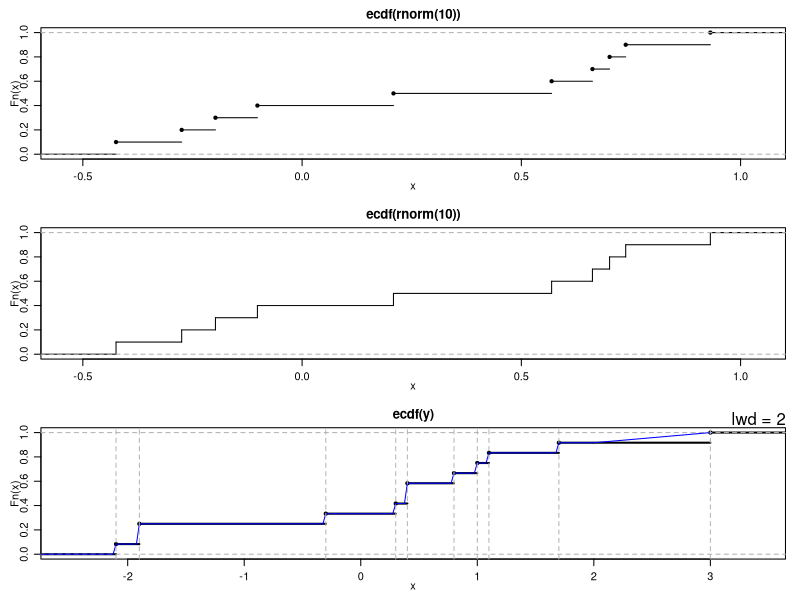
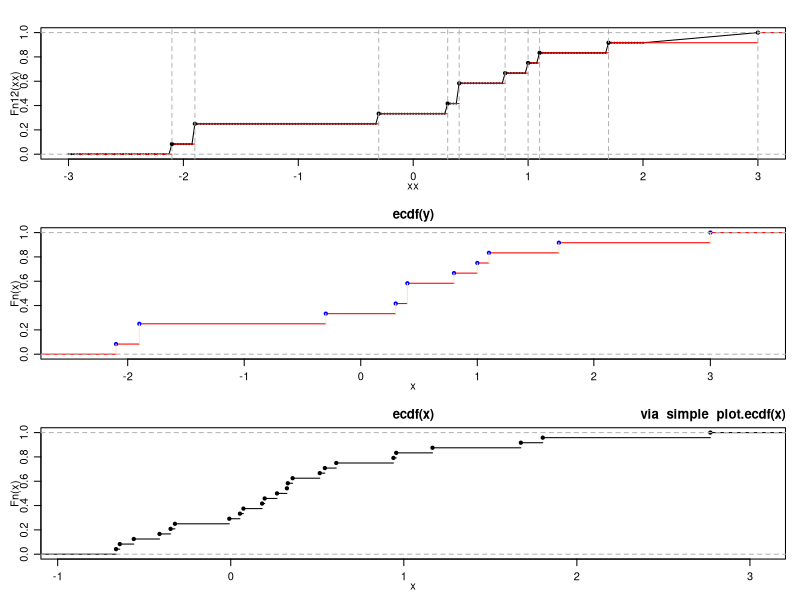

Generate these figures, in order, with R:
##-- Simple didactical  ecdf  example :
x <- rnorm(12)
Fn <- ecdf(x)
Fn     # a *function*
Fn(x)  # returns the percentiles for x
tt <- seq(-2, 2, by = 0.1)
12 * Fn(tt) # Fn is a 'simple' function {with values k/12}
summary(Fn)
##--> see below for graphics
knots(Fn)  # the unique data values {12 of them if there were no ties}

y <- round(rnorm(12), 1); y[3] <- y[1]
Fn12 <- ecdf(y)
Fn12
knots(Fn12) # unique values (always less than 12!)
summary(Fn12)
summary.stepfun(Fn12)

## Advanced: What's inside the function closure?
print(ls.Fn12 <- ls(environment(Fn12)))
##[1] "f"  "method"  "n"  "x"  "y"  "yleft"  "yright"
utils::ls.str(environment(Fn12))
stopifnot(all.equal(quantile(Fn12), quantile(y)))

###----------------- Plotting --------------------------
require(graphics)

op <- par(mfrow = c(3, 1), mgp = c(1.5, 0.8, 0), mar =  .1+c(3,3,2,1))

F10 <- ecdf(rnorm(10))
summary(F10)

plot(F10)
plot(F10, verticals = TRUE, do.points = FALSE)

plot(Fn12 , lwd = 2) ; mtext("lwd = 2", adj = 1)
xx <- unique(sort(c(seq(-3, 2, length = 201), knots(Fn12))))
lines(xx, Fn12(xx), col = "blue")
abline(v = knots(Fn12), lty = 2, col = "gray70")

plot(xx, Fn12(xx), type = "o", cex = .1)  #- plot.default {ugly}
plot(Fn12, col.hor = "red", add =  TRUE)  #- plot method
abline(v = knots(Fn12), lty = 2, col = "gray70")
## luxury plot
plot(Fn12, verticals = TRUE, col.points = "blue",
     col.hor = "red", col.vert = "bisque")

##-- this works too (automatic call to  ecdf(.)):
plot.ecdf(rnorm(24))
title("via  simple  plot.ecdf(x)", adj = 1)

par(op)
